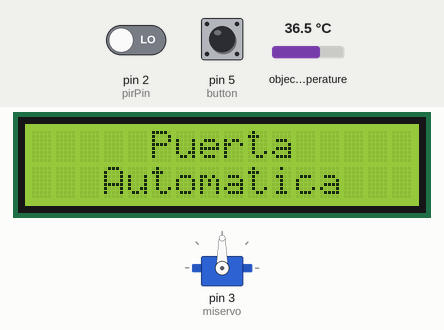
A sketch run on a simulated Arduino Uno, built with avr-gcc and run on an emulated ATmega328P. Parts: 16×2 character LCD, servo. The test bench sets the inputs (shaded band); at power-on: pin 2 (pirPin) LOW, pin 5 (button) HIGH, object temperature 36.5 °C. What the sketch prints to the serial monitor is not drawn.

Above: at 1.2 s.
1.3 s: pin 2 (pirPin) driven HIGH
At 1.9 s:
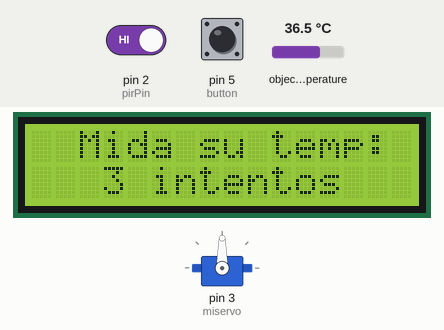
2.8 s: pin 5 (button) pulled LOW for 0.15 s
At 4.4 s:
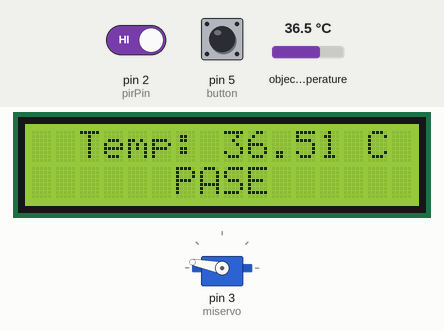
5.5 s: pin 2 (pirPin) driven LOW
At 11.6 s:
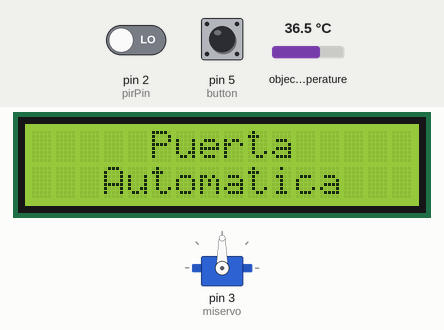
Timing chart, 0 to 13.1 s (numbered marks = the images above; inputs shaded):
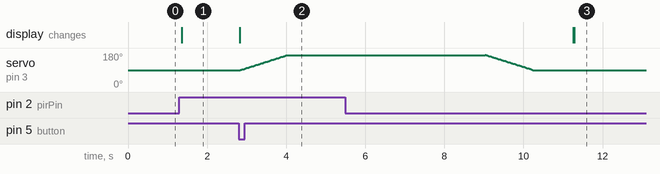

Measured:
- after the input at 1.3 s, the display: changes after 0.06 s (image 1)
- after the input at 2.8 s, servo on pin 3 (miservo): moves from 90° to 169° over 1.2 s, starting at once; the display: changes at once (image 2)
- after the input at 5.5 s, the display: first differs from a run without the input after 5.8 s (image 3)

The sketch:

Codigo_final.ino
```cpp
#include <Servo.h>
#include <LiquidCrystal_I2C.h>
#include <Wire.h>
#include <Adafruit_MLX90614.h>

#define I2C_ADDR 0x27
#define BACKLIGHT_PIN 3
#define En_pin 2
#define Rw_pin 1
#define Rs_pin 0
#define D4_pin 4
#define D5_pin 5
#define D6_pin 6
#define D7_pin 7

const int pirPin = 2;
const int button = 5;
Servo miservo;

LiquidCrystal_I2C lcd(I2C_ADDR,En_pin,Rw_pin,Rs_pin,D4_pin,D5_pin,D6_pin,D7_pin);
Adafruit_MLX90614 mlx = Adafruit_MLX90614();

void setup() {
  pinMode(button, INPUT_PULLUP);//Botón
  mlx.begin();//Sensor de temperatura
  lcd.begin (16,2);
  lcd.setBacklightPin(BACKLIGHT_PIN,POSITIVE);
  lcd.setBacklight(HIGH);
  lcd.home ();
  pinMode(pirPin, INPUT);//Sensor de movimiento
  Serial.begin(9600);
  miservo.attach(3);
  miservo.write(90);
}

void loop() {
  lcd.setCursor(0,0);
  lcd.print("     Puerta");
  lcd.setCursor(0,1);
  lcd.print("   Automatica");
  boolean isMesured = false;
  if(isDetected()){
    lcd.clear();
    lcd.setCursor(0,0);
    lcd.print("  Mida su temp: ");
    lcd.setCursor(0,1);
    lcd.print("   3 intentos ");
    int intento = 0;
    int old = digitalRead(button);
    int newie;
    while(intento < 3){
      do{
        newie = digitalRead(button);
      } while(old == newie);
      old = newie;
        lcd.clear();
        if(isHealthy()) {
          Serial.println("Acceso");
          lcd.setCursor(0,1);
          lcd.print("      PASE");
          openDoor();
          delay(1000);
          intento = 3;
        } else {
          lcd.setCursor(0,1);
          if(intento < 2) {
            lcd.print("Intente de nuevo");
          } else {
            lcd.print(" Acceso DENEGADO");
            delay(1000);
          }
          delay(1000);
        }
        intento++;

    }
    lcd.clear();
  }
}

boolean isDetected() {
  int val = 0;
  val = digitalRead(pirPin);
  if(val == HIGH) {
    Serial.println("Motion detected!");
    return true;
  }
  //Serial.println("NO Motion");
  return false;
}

boolean isHealthy() {
  int i;
  float temp;
  lcd.setCursor(0,0);
  lcd.print("  Temp: ");
  temp = mlx.readObjectTempC();
  lcd.print(temp);
  lcd.print(" C");
  if(temp <= 37.5) { //
    return true;
  }
  return false;
}

void openDoor() {
  int pos = 0;
  for(pos = 90; pos < 170; pos += 1) {
    miservo.write(pos);
    delay(15);
  }
  delay(5000);
  for(pos = 170; pos >= 90; pos -= 1) {
    miservo.write(pos);
    delay(15);
  }
}
```
